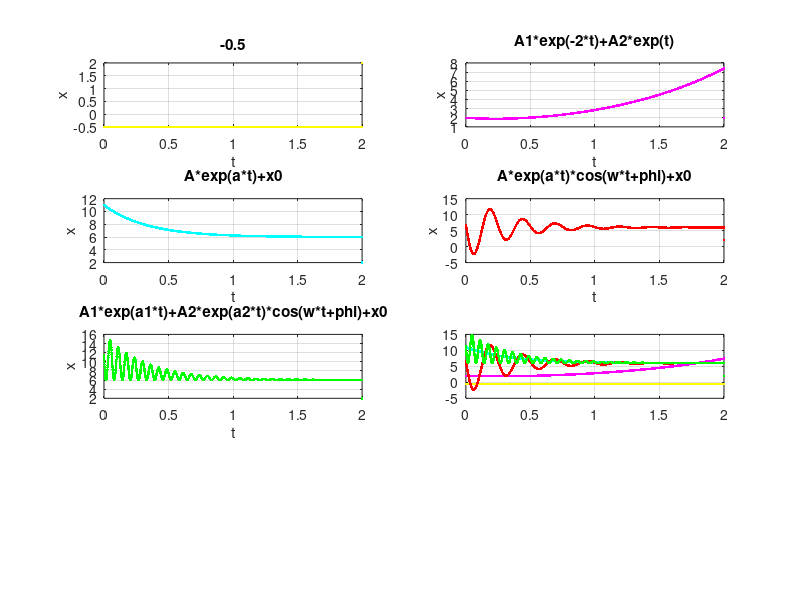

This figure's MATLAB source:
clear;
close all;

%x1=-0.5
Y1=0:0.001:2
t=0:0.001:2
subplot(4,2,1);
for i=1:1:(length(t)-1);
    Y1(i)=-0.5;
end
plot(t,Y1,'y.');
title('-0.5');
xlabel('t');
ylabel('x');
grid on;
subplot(4,2,6);
plot(t,Y1,'y.');
grid on;
hold on;
%%%%%%%%%%%%%%%%%%%%%%%%%%%%%%%%%%%%%%%%%%%%%%%%%%%%%
%xs=A1exp(-2*i)+A2exp(i)
Y2=0:0.001:2
t=0:0.001:2
for i=1:1:(length(t)-1);
    Y2(i)=exp(-2*t(i))+exp(t(i));
end
subplot(4,2,2);
plot(t,Y2,'m.');
title('A1*exp(-2*t)+A2*exp(t)');
xlabel('t');
ylabel('x');
grid on;
subplot(4,2,6);
plot(t,Y2,'m.');
grid on;
%%%%%%%%%%%%%%%%%%%%%%%%%%%%%%%%%%%%%%%%%%%%%%%%%%%%%
%x=Aexp(a*i)+x0
A=5;
x0=6;
a=-3;
Y3=0:0.001:2
t=0:0.001:2
for i=1:1:(length(t)-1);
    Y3(i)=A*exp(a*t(i))+x0;
end
subplot(4,2,3);
plot(t,Y3,'c.');
title('A*exp(a*t)+x0');
xlabel('t');
ylabel('x');
grid on;
subplot(4,2,6);
plot(t,Y3,'c.');
grid on;
%%%%%%%%%%%%%%%%%%%%%%%%%%%%%%%%%%%%%%%%%%%%%%%%%%%%%
%x=Aexp(a*i)*cos(wt+phi)+x0
A=10;
x0=6;
a=-3;
w=25;
phi=1.5;
Y3=0:0.001:2
t=0:0.001:2
for i=1:1:(length(t)-1);
    Y3(i)=A*exp(a*t(i))*cos(w*t(i)+phi)+x0;
end
subplot(4,2,4);
plot(t,Y3,'r.');
title('A*exp(a*t)*cos(w*t+phi)+x0');
xlabel('t');
ylabel('x');
grid on;
subplot(4,2,6);
plot(t,Y3,'r.');
grid on;
%%%%%%%%%%%%%%%%%%%%%%%%%%%%%%%%%%%%%%%%%%%%%%%%%%%%%
%x=A1exp(a1*t)+A2exp(a2*i)*cos(wt+phi)+x0
A1=5;
A2=5;
x0=6;
a1=-3;
a2=-3;
w=100;
phi=1.5;
Y4=0:0.001:2
t=0:0.001:2
for i=1:1:(length(t)-1);
    Y4(i)=A1*exp(a1*t(i))+A2*exp(a2*t(i))*cos(w*t(i)+phi)+x0;
end
subplot(4,2,5);
plot(t,Y4,'g.');
title('A1*exp(a1*t)+A2*exp(a2*t)*cos(w*t+phi)+x0');
xlabel('t');
ylabel('x');
grid on;
subplot(4,2,6);
plot(t,Y4,'g.');
grid on;
%%%%%%%%%%%%%%%%%%%%%%%%%%%%%%%%%%%%%%%%%%%%%%%%%%%%%